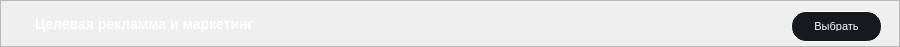
      <widget class="QFrame" name="frame_TargetedAdverisingAndMarketing">
       <property name="geometry">
        <rect>
         <x>10</x>
         <y>954</y>
         <width>900</width>
         <height>45</height>
        </rect>
       </property>
       <property name="minimumSize">
        <size>
         <width>900</width>
         <height>0</height>
        </size>
       </property>
       <property name="maximumSize">
        <size>
         <width>900</width>
         <height>46</height>
        </size>
       </property>
       <property name="styleSheet">
        <string notr="true">
/* styles.qss */

#frame_TargetedAdverisingAndMarketing {
    background-color: #161A1E;
    border-radius: 15px; /* Установите значение по вашему усмотрению для достижения овальной формы */
}
</string>
       </property>
       <property name="frameShape">
        <enum>QFrame::StyledPanel</enum>
       </property>
       <property name="frameShadow">
        <enum>QFrame::Raised</enum>
       </property>
       <layout class="QHBoxLayout" name="horizontalLayout_21">
        <property name="spacing">
         <number>0</number>
        </property>
        <property name="leftMargin">
         <number>0</number>
        </property>
        <property name="topMargin">
         <number>0</number>
        </property>
        <property name="rightMargin">
         <number>0</number>
        </property>
        <property name="bottomMargin">
         <number>0</number>
        </property>
        <item>
         <widget class="QFrame" name="frame_20">
          <property name="minimumSize">
           <size>
            <width>0</width>
            <height>45</height>
           </size>
          </property>
          <property name="styleSheet">
           <string notr="true">background-color: transparent;</string>
          </property>
          <property name="frameShape">
           <enum>QFrame::StyledPanel</enum>
          </property>
          <property name="frameShadow">
           <enum>QFrame::Raised</enum>
          </property>
          <widget class="QPushButton" name="pushTargetedAdverisingAndMarketing">
           <property name="geometry">
            <rect>
             <x>790</x>
             <y>10</y>
             <width>91</width>
             <height>31</height>
            </rect>
           </property>
           <property name="minimumSize">
            <size>
             <width>91</width>
             <height>31</height>
            </size>
           </property>
           <property name="maximumSize">
            <size>
             <width>91</width>
             <height>31</height>
            </size>
           </property>
           <property name="styleSheet">
            <string notr="true">/* styles.qss */

QPushButton {
    background-color: #161A1E;
    border-radius: 15px;
    color: white; /* Установите цвет текста */
    font-size: 11px; /* Установите размер шрифта */
    padding: 10px 20px; /* Установите отступы */
    border: 1px solid white; /* Уменьшаем толщину обводки до 1 пикселя */
}

QPushButton:hover {
    background-color: #2C3236;
    transition: background-color 0.3s ease;
}
</string>
           </property>
           <property name="text">
            <string>Выбрать</string>
           </property>
          </widget>
          <widget class="QLabel" name="labelTargetedAdverisingAndMarketing">
           <property name="geometry">
            <rect>
             <x>750</x>
             <y>10</y>
             <width>81</width>
             <height>30</height>
            </rect>
           </property>
           <property name="sizePolicy">
            <sizepolicy hsizetype="Preferred" vsizetype="Preferred">
             <horstretch>70</horstretch>
             <verstretch>30</verstretch>
            </sizepolicy>
           </property>
           <property name="minimumSize">
            <size>
             <width>70</width>
             <height>30</height>
            </size>
           </property>
           <property name="styleSheet">
            <string notr="true">color: white; /* Установите цвет текста в белый */
font-size: 14px; /* Установите размер шрифта в 14 пикселей */
font-family: &quot;Times New Roman&quot;; /* Установите тип шрифта по вашему выбору */
font-weight: bold; /* Установите жирность шрифта (если нужно) */
margin-top: 5px; /* Опустить текст на 10 пикселей вниз */</string>
           </property>
           <property name="text">
            <string/>
           </property>
          </widget>
          <widget class="QLabel" name="labelTextTargetedAdverisingAndMarketing">
           <property name="geometry">
            <rect>
             <x>30</x>
             <y>10</y>
             <width>511</width>
             <height>21</height>
            </rect>
           </property>
           <property name="styleSheet">
            <string notr="true">/* styles.qss */

QLabel {
    color: white; /* Установите цвет текста в белый */
    font-size: 14px; /* Установите размер шрифта в 14 пикселей */
    font-family: &quot;Times New Roman&quot;; /* Установите тип шрифта по вашему выбору */
    font-weight: bold; /* Установите жирность шрифта (если нужно) */
    margin-top: 5px; /* Опустить текст на 10 пикселей вниз */
}
</string>
           </property>
           <property name="text">
            <string>Целевая рекламма и маркетинг</string>
           </property>
          </widget>
         </widget>
        </item>
       </layout>
      </widget>
